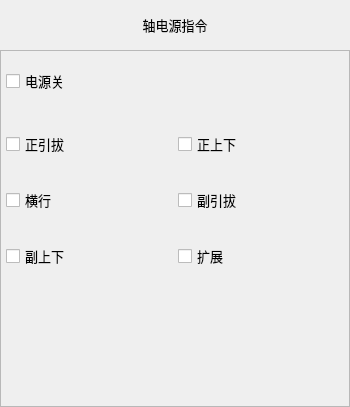
<?xml version="1.0" encoding="UTF-8"?>
<ui version="4.0">
 <class>FormActPower</class>
 <widget class="QWidget" name="FormActPower">
  <property name="geometry">
   <rect>
    <x>0</x>
    <y>0</y>
    <width>350</width>
    <height>407</height>
   </rect>
  </property>
  <property name="minimumSize">
   <size>
    <width>350</width>
    <height>407</height>
   </size>
  </property>
  <property name="maximumSize">
   <size>
    <width>700</width>
    <height>815</height>
   </size>
  </property>
  <property name="font">
   <font>
    <family>微软雅黑</family>
    <pointsize>10</pointsize>
   </font>
  </property>
  <property name="windowTitle">
   <string notr="true">伺服插补</string>
  </property>
  <property name="toolTip">
   <string notr="true"/>
  </property>
  <property name="statusTip">
   <string notr="true"/>
  </property>
  <property name="whatsThis">
   <string notr="true"/>
  </property>
  <property name="accessibleName">
   <string notr="true"/>
  </property>
  <property name="accessibleDescription">
   <string notr="true"/>
  </property>
  <property name="styleSheet">
   <string notr="true"/>
  </property>
  <property name="windowFilePath">
   <string notr="true"/>
  </property>
  <layout class="QGridLayout" name="gridLayout_3">
   <property name="margin">
    <number>0</number>
   </property>
   <property name="spacing">
    <number>0</number>
   </property>
   <item row="0" column="0">
    <widget class="QLabel" name="labelParaTitle">
     <property name="sizePolicy">
      <sizepolicy hsizetype="Preferred" vsizetype="Fixed">
       <horstretch>0</horstretch>
       <verstretch>0</verstretch>
      </sizepolicy>
     </property>
     <property name="minimumSize">
      <size>
       <width>0</width>
       <height>50</height>
      </size>
     </property>
     <property name="font">
      <font>
       <family>微软雅黑</family>
       <pointsize>10</pointsize>
       <weight>50</weight>
       <bold>false</bold>
      </font>
     </property>
     <property name="styleSheet">
      <string notr="true">QLabel#labelParaTitle
{
	color: black;
	border-image: url(:/img/widget/Panel.png) 0 4 0 4;
	border-left: 4px transparent;
	border-right: 4px transparent;
}
</string>
     </property>
     <property name="text">
      <string>轴电源指令</string>
     </property>
     <property name="alignment">
      <set>Qt::AlignCenter</set>
     </property>
    </widget>
   </item>
   <item row="1" column="0">
    <widget class="QFrame" name="frameActPower">
     <property name="font">
      <font>
       <family>微软雅黑</family>
       <pointsize>10</pointsize>
      </font>
     </property>
     <property name="styleSheet">
      <string notr="true"/>
     </property>
     <property name="frameShape">
      <enum>QFrame::StyledPanel</enum>
     </property>
     <property name="frameShadow">
      <enum>QFrame::Plain</enum>
     </property>
     <property name="IsMainArea" stdset="0">
      <bool>true</bool>
     </property>
     <layout class="QGridLayout" name="gridLayout_2">
      <property name="margin">
       <number>5</number>
      </property>
      <property name="spacing">
       <number>6</number>
      </property>
      <item row="3" column="0">
       <spacer name="verticalSpacer">
        <property name="orientation">
         <enum>Qt::Vertical</enum>
        </property>
        <property name="sizeHint" stdset="0">
         <size>
          <width>20</width>
          <height>40</height>
         </size>
        </property>
       </spacer>
      </item>
      <item row="1" column="0">
       <layout class="QGridLayout" name="gridLayout">
        <item row="1" column="0">
         <widget class="xCheckBox" name="checkPaHor">
          <property name="sizePolicy">
           <sizepolicy hsizetype="Expanding" vsizetype="Fixed">
            <horstretch>0</horstretch>
            <verstretch>0</verstretch>
           </sizepolicy>
          </property>
          <property name="minimumSize">
           <size>
            <width>150</width>
            <height>50</height>
           </size>
          </property>
          <property name="maximumSize">
           <size>
            <width>16777215</width>
            <height>35</height>
           </size>
          </property>
          <property name="font">
           <font>
            <family>微软雅黑</family>
            <pointsize>10</pointsize>
            <weight>50</weight>
            <italic>false</italic>
            <bold>false</bold>
           </font>
          </property>
          <property name="focusPolicy">
           <enum>Qt::NoFocus</enum>
          </property>
          <property name="text">
           <string notr="true">正引拔</string>
          </property>
          <property name="iconSize">
           <size>
            <width>32</width>
            <height>32</height>
           </size>
          </property>
         </widget>
        </item>
        <item row="1" column="1">
         <widget class="xCheckBox" name="checkPaVer">
          <property name="sizePolicy">
           <sizepolicy hsizetype="Expanding" vsizetype="Fixed">
            <horstretch>0</horstretch>
            <verstretch>0</verstretch>
           </sizepolicy>
          </property>
          <property name="minimumSize">
           <size>
            <width>150</width>
            <height>50</height>
           </size>
          </property>
          <property name="maximumSize">
           <size>
            <width>16777215</width>
            <height>35</height>
           </size>
          </property>
          <property name="font">
           <font>
            <family>微软雅黑</family>
            <pointsize>10</pointsize>
            <weight>50</weight>
            <italic>false</italic>
            <bold>false</bold>
           </font>
          </property>
          <property name="focusPolicy">
           <enum>Qt::NoFocus</enum>
          </property>
          <property name="text">
           <string notr="true">正上下</string>
          </property>
          <property name="iconSize">
           <size>
            <width>32</width>
            <height>32</height>
           </size>
          </property>
         </widget>
        </item>
        <item row="2" column="0">
         <widget class="xCheckBox" name="checkTravel">
          <property name="sizePolicy">
           <sizepolicy hsizetype="Expanding" vsizetype="Fixed">
            <horstretch>0</horstretch>
            <verstretch>0</verstretch>
           </sizepolicy>
          </property>
          <property name="minimumSize">
           <size>
            <width>150</width>
            <height>50</height>
           </size>
          </property>
          <property name="maximumSize">
           <size>
            <width>16777215</width>
            <height>35</height>
           </size>
          </property>
          <property name="font">
           <font>
            <family>微软雅黑</family>
            <pointsize>10</pointsize>
            <weight>50</weight>
            <italic>false</italic>
            <bold>false</bold>
           </font>
          </property>
          <property name="focusPolicy">
           <enum>Qt::NoFocus</enum>
          </property>
          <property name="text">
           <string notr="true">横行</string>
          </property>
          <property name="iconSize">
           <size>
            <width>32</width>
            <height>32</height>
           </size>
          </property>
         </widget>
        </item>
        <item row="3" column="1">
         <widget class="xCheckBox" name="checkOther">
          <property name="enabled">
           <bool>true</bool>
          </property>
          <property name="sizePolicy">
           <sizepolicy hsizetype="Expanding" vsizetype="Fixed">
            <horstretch>0</horstretch>
            <verstretch>0</verstretch>
           </sizepolicy>
          </property>
          <property name="minimumSize">
           <size>
            <width>150</width>
            <height>50</height>
           </size>
          </property>
          <property name="maximumSize">
           <size>
            <width>16777215</width>
            <height>35</height>
           </size>
          </property>
          <property name="font">
           <font>
            <family>微软雅黑</family>
            <pointsize>10</pointsize>
            <weight>50</weight>
            <italic>false</italic>
            <bold>false</bold>
           </font>
          </property>
          <property name="focusPolicy">
           <enum>Qt::NoFocus</enum>
          </property>
          <property name="text">
           <string notr="true">扩展</string>
          </property>
          <property name="iconSize">
           <size>
            <width>32</width>
            <height>32</height>
           </size>
          </property>
         </widget>
        </item>
        <item row="2" column="1">
         <widget class="xCheckBox" name="checkRaHor">
          <property name="enabled">
           <bool>true</bool>
          </property>
          <property name="sizePolicy">
           <sizepolicy hsizetype="Expanding" vsizetype="Fixed">
            <horstretch>0</horstretch>
            <verstretch>0</verstretch>
           </sizepolicy>
          </property>
          <property name="minimumSize">
           <size>
            <width>150</width>
            <height>50</height>
           </size>
          </property>
          <property name="maximumSize">
           <size>
            <width>16777215</width>
            <height>35</height>
           </size>
          </property>
          <property name="font">
           <font>
            <family>微软雅黑</family>
            <pointsize>10</pointsize>
            <weight>50</weight>
            <italic>false</italic>
            <bold>false</bold>
           </font>
          </property>
          <property name="focusPolicy">
           <enum>Qt::NoFocus</enum>
          </property>
          <property name="text">
           <string notr="true">副引拔</string>
          </property>
          <property name="iconSize">
           <size>
            <width>32</width>
            <height>32</height>
           </size>
          </property>
         </widget>
        </item>
        <item row="3" column="0">
         <widget class="xCheckBox" name="checkRaVer">
          <property name="enabled">
           <bool>true</bool>
          </property>
          <property name="sizePolicy">
           <sizepolicy hsizetype="Expanding" vsizetype="Fixed">
            <horstretch>0</horstretch>
            <verstretch>0</verstretch>
           </sizepolicy>
          </property>
          <property name="minimumSize">
           <size>
            <width>150</width>
            <height>50</height>
           </size>
          </property>
          <property name="maximumSize">
           <size>
            <width>16777215</width>
            <height>35</height>
           </size>
          </property>
          <property name="font">
           <font>
            <family>微软雅黑</family>
            <pointsize>10</pointsize>
            <weight>50</weight>
            <italic>false</italic>
            <bold>false</bold>
           </font>
          </property>
          <property name="focusPolicy">
           <enum>Qt::NoFocus</enum>
          </property>
          <property name="text">
           <string notr="true">副上下</string>
          </property>
          <property name="iconSize">
           <size>
            <width>32</width>
            <height>32</height>
           </size>
          </property>
         </widget>
        </item>
       </layout>
      </item>
      <item row="0" column="0">
       <widget class="xCheckBox" name="checkSwitch">
        <property name="sizePolicy">
         <sizepolicy hsizetype="Expanding" vsizetype="Fixed">
          <horstretch>0</horstretch>
          <verstretch>0</verstretch>
         </sizepolicy>
        </property>
        <property name="minimumSize">
         <size>
          <width>150</width>
          <height>50</height>
         </size>
        </property>
        <property name="maximumSize">
         <size>
          <width>16777215</width>
          <height>50</height>
         </size>
        </property>
        <property name="font">
         <font>
          <family>微软雅黑</family>
          <pointsize>10</pointsize>
          <weight>50</weight>
          <italic>false</italic>
          <bold>false</bold>
         </font>
        </property>
        <property name="focusPolicy">
         <enum>Qt::NoFocus</enum>
        </property>
        <property name="text">
         <string>电源关</string>
        </property>
       </widget>
      </item>
     </layout>
    </widget>
   </item>
  </layout>
 </widget>
 <customwidgets>
  <customwidget>
   <class>xCheckBox</class>
   <extends>QCheckBox</extends>
   <header>xcheckbox.h</header>
  </customwidget>
 </customwidgets>
 <resources/>
 <connections>
  <connection>
   <sender>checkSwitch</sender>
   <signal>clicked()</signal>
   <receiver>FormActPower</receiver>
   <slot>UpdateWidgetState()</slot>
   <hints>
    <hint type="sourcelabel">
     <x>55</x>
     <y>69</y>
    </hint>
    <hint type="destinationlabel">
     <x>-76</x>
     <y>64</y>
    </hint>
   </hints>
  </connection>
  <connection>
   <sender>checkPaHor</sender>
   <signal>clicked()</signal>
   <receiver>FormActPower</receiver>
   <slot>checkClick()</slot>
   <hints>
    <hint type="sourcelabel">
     <x>286</x>
     <y>142</y>
    </hint>
    <hint type="destinationlabel">
     <x>356</x>
     <y>119</y>
    </hint>
   </hints>
  </connection>
  <connection>
   <sender>checkPaVer</sender>
   <signal>clicked()</signal>
   <receiver>FormActPower</receiver>
   <slot>checkClick()</slot>
   <hints>
    <hint type="sourcelabel">
     <x>286</x>
     <y>189</y>
    </hint>
    <hint type="destinationlabel">
     <x>441</x>
     <y>172</y>
    </hint>
   </hints>
  </connection>
  <connection>
   <sender>checkTravel</sender>
   <signal>clicked()</signal>
   <receiver>FormActPower</receiver>
   <slot>checkClick()</slot>
   <hints>
    <hint type="sourcelabel">
     <x>286</x>
     <y>236</y>
    </hint>
    <hint type="destinationlabel">
     <x>393</x>
     <y>211</y>
    </hint>
   </hints>
  </connection>
  <connection>
   <sender>checkRaHor</sender>
   <signal>clicked()</signal>
   <receiver>FormActPower</receiver>
   <slot>checkClick()</slot>
   <hints>
    <hint type="sourcelabel">
     <x>286</x>
     <y>283</y>
    </hint>
    <hint type="destinationlabel">
     <x>363</x>
     <y>255</y>
    </hint>
   </hints>
  </connection>
  <connection>
   <sender>checkRaVer</sender>
   <signal>clicked()</signal>
   <receiver>FormActPower</receiver>
   <slot>checkClick()</slot>
   <hints>
    <hint type="sourcelabel">
     <x>286</x>
     <y>330</y>
    </hint>
    <hint type="destinationlabel">
     <x>432</x>
     <y>301</y>
    </hint>
   </hints>
  </connection>
  <connection>
   <sender>checkOther</sender>
   <signal>clicked()</signal>
   <receiver>FormActPower</receiver>
   <slot>checkClick()</slot>
   <hints>
    <hint type="sourcelabel">
     <x>286</x>
     <y>377</y>
    </hint>
    <hint type="destinationlabel">
     <x>369</x>
     <y>357</y>
    </hint>
   </hints>
  </connection>
 </connections>
 <slots>
  <slot>inputSpeed()</slot>
  <slot>inputPaHor()</slot>
  <slot>inputPaVer()</slot>
  <slot>inputTravel()</slot>
  <slot>syncPaHor()</slot>
  <slot>syncPaVer()</slot>
  <slot>syncTravel()</slot>
  <slot>UpdateWidgetState()</slot>
  <slot>checkClick()</slot>
  <slot>inputRaHor()</slot>
  <slot>syncRaHor()</slot>
  <slot>inputRaVer()</slot>
  <slot>syncRaVer()</slot>
  <slot>inputOther()</slot>
  <slot>syncOther()</slot>
 </slots>
</ui>
